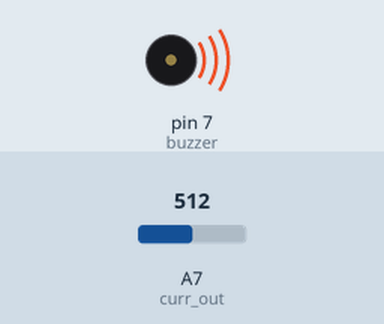
Bench run of a sketch on a simulated Arduino Nano, built with avr-gcc and run on an emulated ATmega328P. Shown: buzzer (waves = sounding, pin HIGH). Inputs (shaded band) come from the test bench; at power-on: A7 (curr_out) = 512. What the sketch prints to the serial monitor is not drawn.

Above: at 0.1 s.
Timing chart, 0 to 1.6 s (numbered marks = the images above):
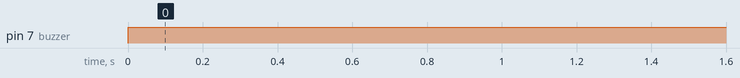

The sketch:

current_sensor.ino
```cpp
#define curr_out A7
#define buzzer 7
#define r_led A0
#define g_led A1
int check;
int strt_time = 0;
void damaged(int strt_time)
{
  analogWrite(r_led, 255);
  int dur = millis() - strt_time;
  if(dur <= 1000 || (dur > 2000 && dur <= 3000))
   digitalWrite(buzzer, LOW);
  else if(dur > 1000 && dur <= 2000)
   digitalWrite(buzzer, HIGH);
  else if(dur > 3000)
  {
    analogWrite(r_led, 0);
    digitalWrite(buzzer, HIGH);
  }
}

void safe(int det_timer)
{
  analogWrite(g_led, 255);
  int dur = millis() - strt_time;
  if(dur <= 1000 || (dur > 2000 && dur <= 3000))
   digitalWrite(buzzer, LOW);
  else if(dur > 1000 && dur <= 2000)
   digitalWrite(buzzer, HIGH);
  else if(dur > 3000)
  {
    analogWrite(g_led, 0);
    digitalWrite(buzzer, HIGH);
  }

}
void setup() {
  Serial.begin(9600);
  pinMode(curr_out,INPUT);
  // pinMode(r_led, output);
  // pinMode(g_led, output);
  pinMode(buzzer,OUTPUT);
}

void loop() {
  check = analogRead(curr_out);
  Serial.println(check);
  // int dur = millis() - strt_time;
  // if(dur <= 1000 || (dur > 2000 && dur <= 3000))
  //  digitalWrite(buzzer, LOW);
  // else if(dur > 1000 && dur <= 2000)
  //  digitalWrite(buzzer, HIGH);
  // else if(dur > 3000)
  // {
  //   //analogWrite(g_led, 0);
  //   digitalWrite(buzzer, HIGH);
  // }
  digitalWrite(buzzer, HIGH);
  // if(check > 505)
  //  damaged(millis());
  // else if(check < 495)
  //  safe(millis());


}
```

Measured:
- by itself, pin 7 (buzzer): LOW → HIGH at 0.00 s
